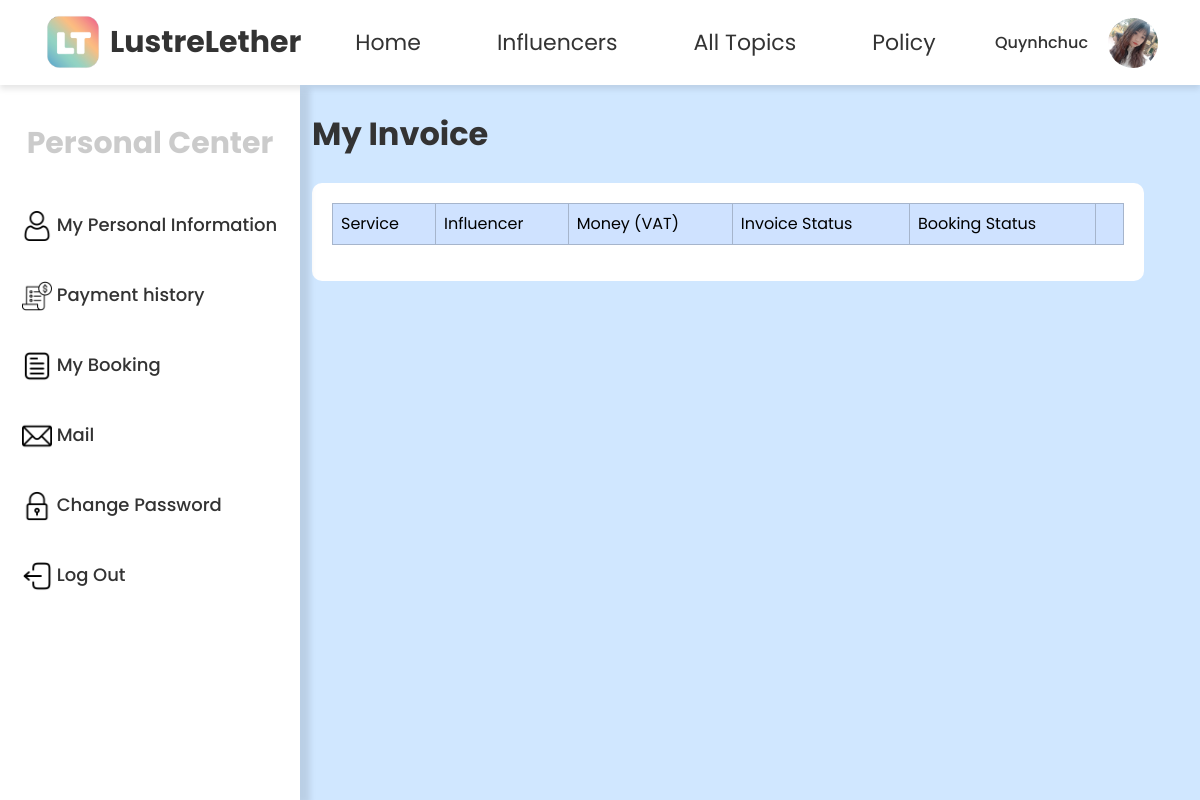
/index.php?action=customer_payment (signed in), run on an earlier commit of the app's database.
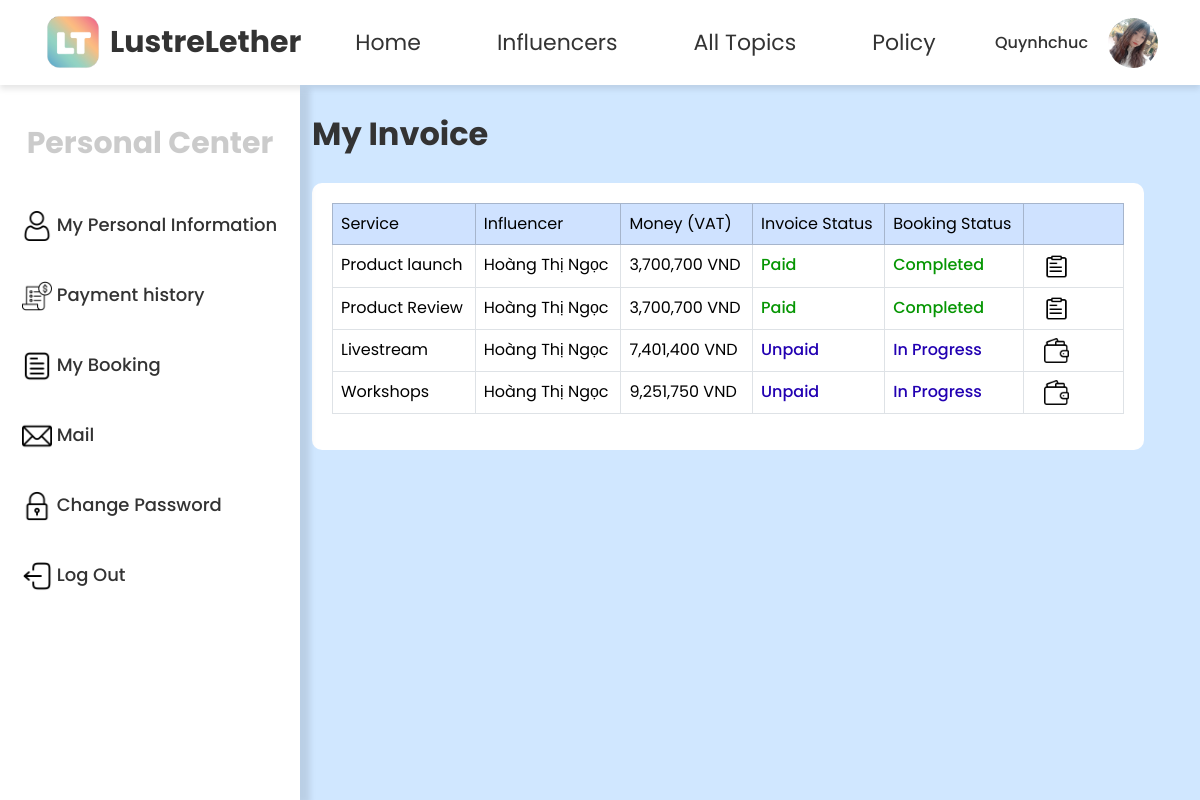
And on a later commit of the database.
### tables this page shows
CREATE TABLE `Customer` (
  `Cus_ID` int(11) NOT NULL,
  `Cus_Username` varchar(255) NOT NULL,
  `Cus_Password` varchar(255) NOT NULL,
  `Cus_Email` varchar(255) NOT NULL,
  `Cus_Fullname` varchar(255) NOT NULL,
  `Cus_PhoneNumber` varchar(255) NOT NULL,
  `Cus_DOB` date NOT NULL,
  `Cus_Image` varchar(255) DEFAULT NULL
);

CREATE TABLE `Booking` (
  `Booking_ID` int(11) NOT NULL,
  `Booking_CreateTime` timestamp NULL DEFAULT current_timestamp(),
  `Booking_Content` varchar(255) NOT NULL,
  `Booking_TotalDay` decimal(10,2) NOT NULL,
  `Booking_Status` varchar(255) NOT NULL,
  `Booking_StartDate` date NOT NULL,
  `Booking_EndDate` date NOT NULL,
  `Booking_Expense` decimal(10,2) NOT NULL,
  `Booking_Note` varchar(255) DEFAULT NULL,
  `Cus_ID` int(11) NOT NULL,
  `Influ_ID` int(11) NOT NULL,
  `Topic_ID` int(11) NOT NULL,
  `Feed_ID` int(11) DEFAULT NULL,
  `Inv_ID` int(11) DEFAULT NULL
);

CREATE TABLE `Influencer` (
  `Influ_ID` int(11) NOT NULL,
  `Influ_Username` varchar(255) NOT NULL,
  `Influ_Password` varchar(255) NOT NULL,
  `Influ_Email` varchar(255) NOT NULL,
  `Influ_Fullname` varchar(255) NOT NULL,
  `Influ_DOB` date NOT NULL,
  `Influ_PhoneNumber` varchar(255) NOT NULL,
  `Influ_Address` varchar(255) NOT NULL,
  `Influ_Nickname` varchar(255) NOT NULL,
  `Influ_Hastag` varchar(255) NOT NULL,
  `Influ_Price` decimal(10,2) NOT NULL,
  `Influ_ImageAuth` varchar(255) DEFAULT NULL,
  `Influ_Image` varchar(255) DEFAULT NULL,
  `Influ_OtherImage` text DEFAULT NULL,
  `Influ_Achivement` varchar(1000) NOT NULL,
  `Influ_Biography` varchar(1000) NOT NULL,
  `Influ_Status` varchar(255) NOT NULL,
  `Influ_Income` decimal(10,2) DEFAULT 0.00,
  `InfluType_ID` int(11) NOT NULL,
  `WPlace_ID` int(11) NOT NULL,
  `Fol_ID` int(11) NOT NULL,
  `Gender_ID` int(11) NOT NULL
);

CREATE TABLE `Invoice` (
  `Inv_ID` int(11) NOT NULL,
  `Inv_TotalAmount` decimal(10,2) NOT NULL,
  `Inv_VATamount` decimal(10,2) NOT NULL,
  `Inv_Status` varchar(255) NOT NULL,
  `Booking_ID` int(11) NOT NULL,
  `MT_ID` int(11) DEFAULT NULL,
  `VNPay_ID` int(11) DEFAULT NULL
);

### Models/CustomerModels.php (called while the page is built, shortened)
<?php
    require_once 'Config/db.php';
    class CustomerModels {
        private $conn;
        public function __construct()
        {
            global $conn;
            $this->conn = $conn;
        }
        public function GetCustomerbyID($cus_id){
            $query = "SELECT * FROM Customer WHERE Cus_ID = '$cus_id'";
            $sql =  $this->conn->prepare($query);
            $sql->execute(array(":id" => $cus_id));
            $customer = $sql->fetch(PDO::FETCH_ASSOC);
            if ($customer) {
                $topicQuery = "SELECT t.Topic_Name FROM Cus_Topic ct
                               JOIN Topic t ON ct.Topic_ID = t.Topic_ID
                               WHERE ct.Cus_ID = :id";
                $topicSql = $this->conn->prepare($topicQuery);
                $topicSql->execute(array(':id' => $cus_id));
                $topics = $topicSql->fetchAll(PDO::FETCH_COLUMN);
                $contentQuery = "SELECT c.Content_Name FROM Cus_Content cc
                                 JOIN Content c ON cc.Content_ID = c.Content_ID
                                 WHERE cc.Cus_ID = :id";
                $contentSql = $this->conn->prepare($contentQuery);
                $contentSql->execute(array(':id' => $cus_id));
                $contents = $contentSql->fetchAll(PDO::FETCH_COLUMN);
                $eventQuery = "SELECT e.Event_Name FROM Cus_Event ce
                               JOIN Event e ON ce.Event_ID = e.Event_ID
                               WHERE ce.Cus_ID = :id";
                $eventSql = $this->conn->prepare($eventQuery);
                $eventSql->execute(array(':id' => $cus_id));
                $events = $eventSql->fetchAll(PDO::FETCH_COLUMN);
                $customer['Topics'] = $topics;
                $customer['Contents'] = $contents;
                $customer['Events'] = $events;
            }
            return $customer;
        }
        public function GetAllInvoiceByCurrentCus($cus_id){
            $query = "SELECT Invoice.*, Booking.Booking_Content, Booking.Booking_Status, Influencer.Influ_Fullname
                        FROM Invoice
                        INNER JOIN Booking ON Invoice.Booking_ID = Booking.Booking_ID
                        INNER JOIN Influencer ON Booking.Influ_ID = Influencer.Influ_ID
                        WHERE Booking.Cus_ID = :cus_id
                        AND Booking.Booking_Status IN ('In Progress', 'Completed')";
            $sql = $this->conn->prepare($query);
            $sql->execute([':cus_id' => $cus_id]);
            return $sql->fetchAll(PDO::FETCH_ASSOC);
        }
    }
?>

### Views/Customer/Payment.php (the view, shortened to what this page needs)
<!DOCTYPE html>
<html lang="en">
<head>
    <link href="https://cdn.jsdelivr.net/npm/bootstrap@5.3.2/dist/css/bootstrap.min.css" rel="stylesheet"/>
    <link href="https://cdnjs.cloudflare.com/ajax/libs/font-awesome/5.15.3/css/all.min.css" rel="stylesheet"/>
</head>
<body>
    <?php include_once 'navbar.php'; ?>
    <div class="container-fluid">
        <div class="row">
        <?php include_once 'sidebar.php'; ?>
            <div class="col-md-9 offset-md-3">
                <h2>My Invoice</h2>
                <div class="profile-container">
                    <div class="table-responsive">
                        <table style="max-width:100%" class="table table-bordered">
                            <thead>
                                <tr class="table-primary">
                                    <th style="font-size: 16px; font-weight: 400; ">Service</th>
                                    <th style="font-size: 16px; font-weight: 400; ">Influencer</th>
                                    <th style="font-size: 16px; font-weight: 400;">Money (VAT)</th>
                                    <th style="font-size: 16px; font-weight: 400; white-space: nowrap;">Invoice Status</th>
                                    <th style="font-size: 16px; font-weight: 400; white-space: nowrap;">Booking Status</th>
                                    <th scope="col">&nbsp;</th>
                                </tr>
                            </thead>
                                <tbody>
                                    <?php foreach($invoice as $i): ?>
                                    <tr>
                                        <td><?php echo $i['Booking_Content'] ?></td>
                                        <td><?php echo $i['Influ_Fullname'] ?></td>
                                        <td><?php echo number_format($i['Inv_VATamount']) ?> VND</td>
                                        <td style="font-weight: 500; color: <?php
                                            if ($i['Inv_Status'] === 'Unpaid') {
                                                echo '#2200B2';
                                            } elseif ($i['Inv_Status'] === 'Paid') {
                                                echo '#069603';
                                            } ?>"><?php echo $i['Inv_Status'] ?></td>
                                        <td style="font-weight: 500; color: <?php
                                            if ($i['Booking_Status'] === 'In Progress') {
                                                echo '#2200B2';
                                            } elseif ($i['Booking_Status'] === 'Completed') {
                                                echo '#069603';
                                            } ?>"><?php echo $i['Booking_Status'] ?></td>
                                        <td style="font-size: 16px; font-weight: 400; text-align: center; width: 100px" scope="row">
                                            <div style="margin: auto; width: 60px;" class="d-flex justify-content-between align-items-center">
                                                <?php if ($i['Inv_Status'] === 'Unpaid' && $i['Booking_Status'] === 'In Progress'): ?>
                                                <a href="index.php?action=customer_paymentinfo&id=<?php echo $i['Inv_ID'] ?>">
                                                    <img  src="././Views/Img/wallet.png" width="25" height="25">
                                                </a>
                                                <?php elseif ($i['Inv_Status'] === 'Paid' && $i['Booking_Status'] === 'Completed'): ?>
                                                <a href="index.php?action=customer_detailInvoice&id=<?php echo $i['Inv_ID'] ?>">
                                                    <img src="././Views/Img/u223.png" width="25" height="25">
                                                </a>
                                                <?php elseif ($i['Inv_Status'] === 'Paid' && $i['Booking_Status'] === 'In Progress'): ?>
                                                <a href="index.php?action=customer_detailInvoice&id=<?php echo $i['Inv_ID'] ?>">
                                                    <img src="././Views/Img/u223.png" width="25" height="25">
                                                </a>
                                                <?php endif; ?>
                                            </div>
                                        </td>
                                    </tr>
                                    <?php endforeach; ?>
                                </tbody>
                        </table>
                    </div>
                </div>
            </div>
        </div>
    </div>
</body>
</html>

### index.php (shortened to what this page needs)
<?php
    $action = $_GET['action'] ?? 'index';
    switch ($action){
        case 'customer_payment':
            require_once "Controllers/CustomerControllers.php";
            $CustomerControllers =  new CustomerControllers();
            $CustomerControllers -> customer_payment();
            break;
    }
?>

### Controllers/CustomerControllers.php (shortened to what this page needs)
<?php
    require_once "Models/CustomerModels.php";
    class CustomerControllers {
        public function customer_payment(){
            if(isset($_SESSION['is_login']) && $_SESSION['is_login'] === true && isset($_SESSION['cus_id'])) {
                $customerModel = new CustomerModels();
                $customer = $customerModel -> GetCustomerbyID($_SESSION['cus_id']);
                $invoice = $customerModel ->GetAllInvoiceByCurrentCus($_SESSION['cus_id']);
                include 'Views/Customer/Payment.php';
            }
        }
    }
?>

### Views/Customer/navbar.php (shortened to what this page needs)
<nav class="navbar navbar-expand-lg navbar-light">
        <div class="container d-flex justify-content-between align-items-center">
            <div class="collapse navbar-collapse" id="navbarNav">
                <a class="navbar-brand d-flex align-items-center" href="index.php?action=customer_userpage">
                    <img alt="Logo" height="60" src="././views/Img/u2.jpg" width="60"/>
                    <span class="ms-2">LustreLether</span>
                </a>
                <div class="collapse navbar-collapse">
                    <ul class="navbar-nav me-auto mb-2 mb-lg-0">
                        <li class="nav-item">
                            <a class="nav-link" href="index.php?action=customer_userpage">Home</a>
                        </li>
                        <li class="nav-item">
                            <a class="nav-link" href="index.php?action=customer_influencer">Influencers</a>
                        </li>
                        <li class="nav-item">
                            <a class="nav-link" href="#">All Topics</a>
                        </li>
                        <li class="nav-item">
                            <a class="nav-link" href="index.php?action=customer_policy">Policy</a>
                        </li>
                    </ul>
                    <div class="d-flex">
                        <span style="margin-right: 20px; margin-top: 13px; font-weight: 500">
                            <?php echo $customer['Cus_Username'] ?>
                        </span>
                        <a class="nav-link" href="index.php?action=customer_dashboard">
                            <?php if (!empty($customer['Cus_Image'])): ?>
                            <img class="rounded-circle" height="50" src="<?php echo $customer['Cus_Image'] ?>" width="50" style="object-fit: cover;"/>
                            <?php else: ?>
                            <img class="rounded-circle" src="././views/Img/avatar.jpg" width="50" height="50" style="object-fit: cover;">
                            <?php endif; ?>
                        </a>
                    </div>
                </div>
            </div>
        </div>
    </nav>

### Views/Customer/sidebar.php
<div class="col-md-3 sidebar">
                <h4 class="text-center">Personal Center</h4>
                <a href="index.php?action=customer_dashboard">
                    <img src="././views/Img/u433.png" width="30" height="30"> My Personal Information
                </a>
                <a href="index.php?action=customer_payment">
                    <img src="././views/Img/u434.png" width="30" height="30"> Payment history
                </a>
                <a href="index.php?action=customer_bookinglist">
                    <img src="././views/Img/u435.png" width="30" height="30"> My Booking
                </a>
                <a href="index.php?action=customer_MailList">
                    <img src="././views/Img/u436.png" width="30" height="30"> Mail
                </a>
                <a href="index.php?action=customer_password">
                    <img src="././views/Img/u437.png" width="30" height="30"> Change Password
                </a>
                <a href="index.php?action=CusLogout">
                    <img src="././views/Img/u440.png" width="30" height="30"> Log Out
                </a>
            </div>

### Views/Customer/Payment.php (style rules this page uses)
body { font-family: 'Poppins', sans-serif; background-color: #d0e7ff; color: #333; padding-top: 85px; }
.navbar { background-color: #fff; height: 85px; position: fixed; top: 0; left: 0; right: 0; z-index: 1000; box-shadow: 0 4px 6px rgba(0, 0, 0, 0.1); }
.navbar-brand { font-weight: bold; color: #333; font-size: 30px; }
.navbar-nav { display: flex; gap: 30px; }
.navbar-nav .nav-link { color: #333; font-size: 22px; font-weight: 400; text-align: center; margin-left: 30px; }
.sidebar { background-color: #ffffff; height: calc(100vh - 85px); width: 300px; position: fixed; top: 85px; left: 0; padding-top: 20px; box-shadow: 10px 4px 6px rgba(0, 0, 0, 0.1); z-index: 999; }
.sidebar a { color: #6c757d; text-decoration: none; display: block; padding: 10px 10px; font-size: 18px; margin-top: 20px; font-weight: 500; }
.sidebar h4 { font-size: 30px; font-weight: bold; opacity: 25%; margin-bottom: 40px; margin-top: 20px; color: #333; }
.sidebar a { position: relative; color: #333; text-decoration: none; overflow: hidden; border-radius: 30px; transition: color 0.3s ease; }
.sidebar a::before { content: ""; position: absolute; top: 0; left: 100%; width: 100%; height: 100%; background-color: #d3d9de; transition: left 0.3s ease; z-index: -1; }
.profile-container { background-color: #fff; padding: 20px; border-radius: 10px; margin-top: 30px; width: 95%; }
.col-md-9 h2 { font-weight: bold; margin-top: 30px; }

What changed in the data, as far as the page shows it:
now on this page (row edited): booking: Booking_Content "Product launch", Influ_ID.Influ_Fullname "Hoàng Thị Ngọc", Inv_ID.Inv_VATamount "3,700,700", Inv_ID.Inv_Status "Paid", Booking_Status "Completed"
now on this page (row edited): booking: Booking_Content "Product Review", Influ_ID.Influ_Fullname "Hoàng Thị Ngọc", Inv_ID.Inv_VATamount "3,700,700", Inv_ID.Inv_Status "Paid", Booking_Status "Completed"
added booking: Booking_Content "Livestream", Influ_ID.Influ_Fullname "Hoàng Thị Ngọc", Inv_ID.Inv_VATamount "7,401,400", Inv_ID.Inv_Status "Unpaid", Booking_Status "In Progress"
added booking: Booking_Content "Workshops", Influ_ID.Influ_Fullname "Hoàng Thị Ngọc", Inv_ID.Inv_VATamount "9,251,750", Inv_ID.Inv_Status "Unpaid", Booking_Status "In Progress"
